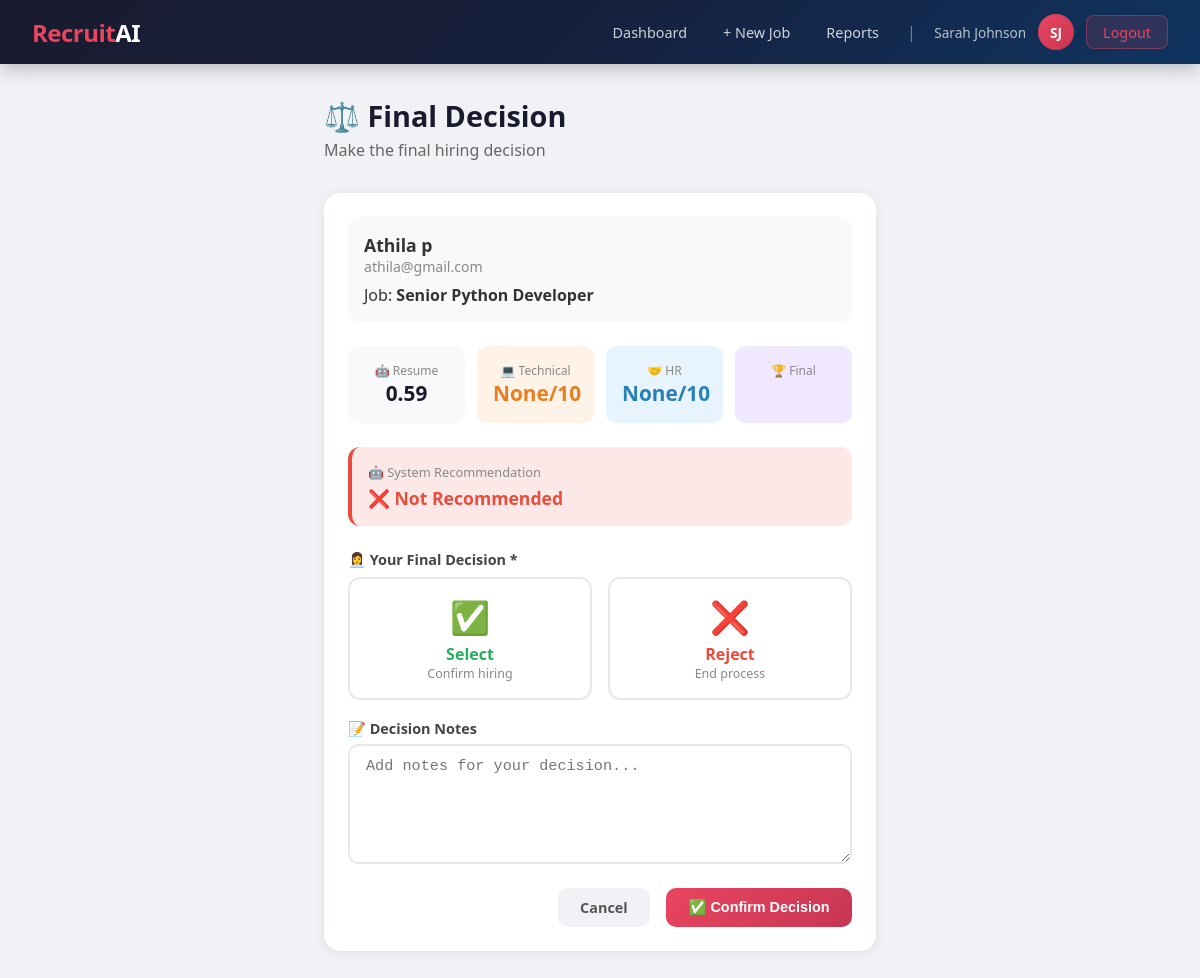
The app's page /hr/applications/5/final-decision/ (signed in), older data.
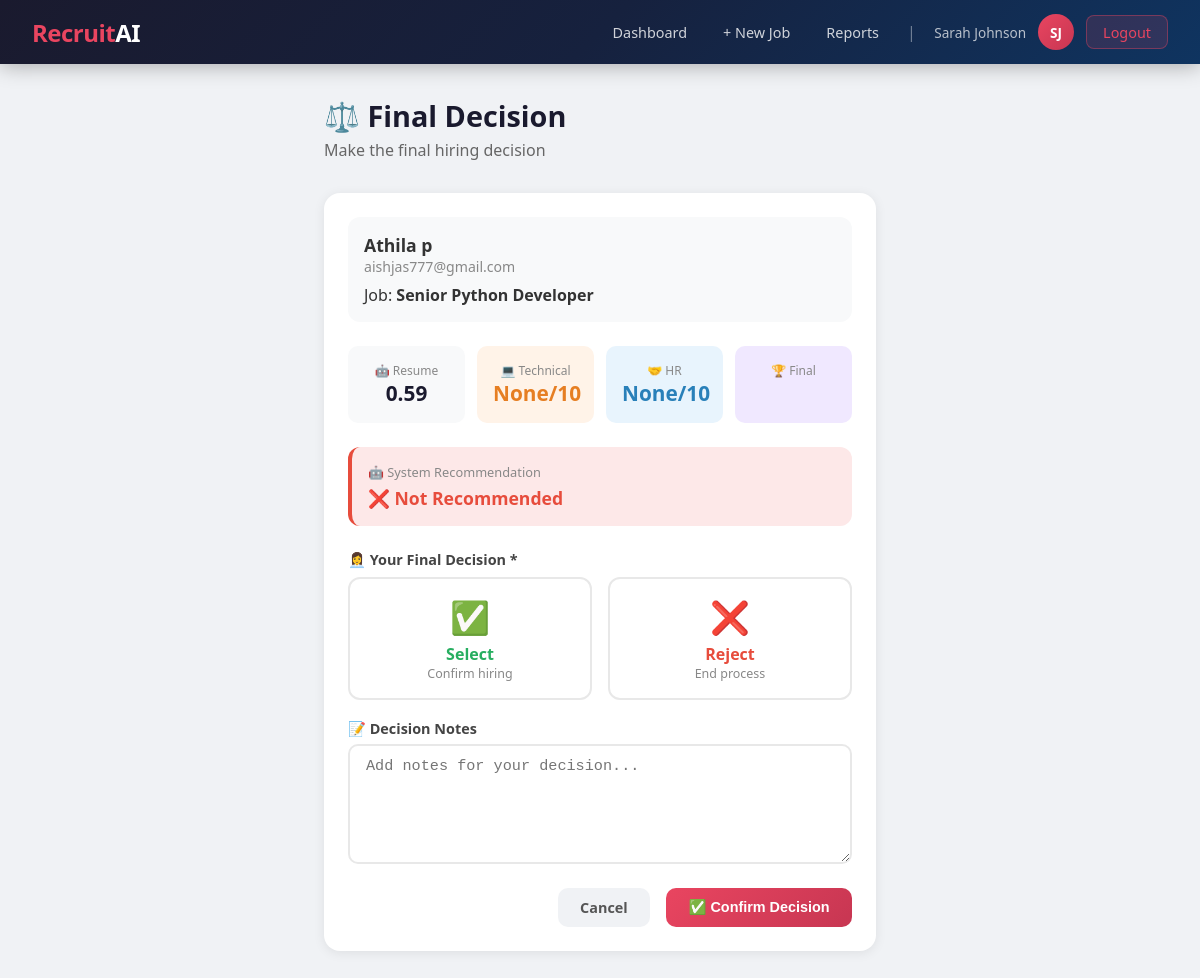
The same page, newer data.
### core/models.py (models this page shows, shortened)
class Application(models.Model):
    STATUS_CHOICES = [
        ('applied', 'Applied'),
        ('not_shortlisted', 'Not Shortlisted'),
        ('shortlisted', 'Shortlisted'),
        ('technical_scheduled', 'Technical Interview Scheduled'),
        ('technical_completed', 'Technical Interview Completed'),
        ('hr_scheduled', 'HR Interview Scheduled'),
        ('hr_completed', 'HR Interview Completed'),
        ('system_recommended', 'System Recommended'),
        ('selected', 'Selected'),
        ('rejected', 'Rejected'),
    ]
    RECOMMENDATION_CHOICES = [
        ('selected', 'Selected'),
        ('rejected', 'Rejected'),
    ]
    job = models.ForeignKey(
        Job,
        on_delete=models.CASCADE,
        related_name='applications'
    )
    candidate = models.ForeignKey(
        User,
        on_delete=models.CASCADE,
        related_name='applications'
    )
    resume = models.FileField(
        upload_to='resumes/'
    )
    resume_text = models.TextField(
        blank=True
    )
    status = models.CharField(
        max_length=30,
        choices=STATUS_CHOICES,
        default='applied',
        null=False,
        blank=False
    )
    rank = models.IntegerField(
        null=True,
        blank=True
    )
    applied_at = models.DateTimeField(
        auto_now_add=True
    )
    updated_at = models.DateTimeField(
        auto_now=True
    )
    resume_score = models.FloatField(
        null=True,
        blank=True
    )
    missing_skills = models.TextField(
        blank=True
    )
    rejection_reason = models.TextField(
        blank=True
    )
    technical_date = models.DateField(
        null=True,
        blank=True
    )
    technical_time = models.TimeField(
        null=True,
        blank=True
    )
    technical_interviewer = models.CharField(
        max_length=100,
        blank=True
    )
    technical_score = models.FloatField(
        null=True,
        blank=True
    )
    technical_attended = models.BooleanField(
        null=True,
        blank=True
    )
    technical_feedback = models.TextField(
        blank=True
    )
    hr_date = models.DateField(
        null=True,
        blank=True
    )
    hr_time = models.TimeField(
        null=True,
        blank=True
    )
    hr_interviewer = models.CharField(
        max_length=100,
        blank=True
    )
    hr_score = models.FloatField(
        null=True,
        blank=True
    )
    hr_attended = models.BooleanField(
        null=True,
        blank=True
    )
    hr_feedback = models.TextField(
        blank=True
    )
    final_score = models.FloatField(
        null=True,
        blank=True
    )
    system_recommendation = models.CharField(
        max_length=10,
        choices=RECOMMENDATION_CHOICES,
        null=True,
        blank=True
    )
    final_decision = models.CharField(
        max_length=10,
        choices=RECOMMENDATION_CHOICES,
        null=True,
        blank=True
    )
    hr_decision_notes = models.TextField(
        blank=True
    )
    class Meta:
        unique_together = ('job', 'candidate')
        ordering = ['-resume_score']

class Job(models.Model):
    hr = models.ForeignKey(
        User,
        on_delete=models.CASCADE,
        related_name='jobs'
    )
    title = models.CharField(
        max_length=200
    )
    required_skills = models.TextField(
        help_text="Comma-separated skills"
    )
    required_experience = models.CharField(
        max_length=100
    )
    description = models.TextField()
    start_date = models.DateField(
        null=True,
        blank=True
    )
    end_date = models.DateField(
        null=True,
        blank=True
    )
    created_at = models.DateTimeField(
        auto_now_add=True
    )
    updated_at = models.DateTimeField(
        auto_now=True
    )

### core/views.py (the view)
    @login_required
    def wrapper(request, *args, **kwargs):
        if not hasattr(request.user, 'profile') or not request.user.profile.is_hr():
            messages.error(request, "Access denied. HR only.")
            return redirect('dashboard')
        return func(request, *args, **kwargs)

### core/forms.py
class FinalDecisionForm(forms.ModelForm):
    DECISION_CHOICES = [
        ('selected', '✅ Select Candidate'),
        ('rejected', '❌ Reject Candidate'),
    ]
    class Meta:
        model = Application
        fields = ['final_decision', 'hr_decision_notes']
        widgets = {
            'hr_decision_notes': forms.Textarea(attrs={
                'rows': 4,
                'placeholder': 'Enter notes for final decision...'
            }),
        }
        labels = {
            'final_decision': 'Final Decision',
            'hr_decision_notes': 'Decision Notes',
        }
    def __init__(self, *args, **kwargs):
        super().__init__(*args, **kwargs)
        self.fields['final_decision'].choices = self.DECISION_CHOICES

### core/models.py (called while the page is built)
    def is_hr(self):
        return self.role == 'hr'

### core/views.py (called while the page is built)
def require_hr(func):
    @login_required
    def wrapper(request, *args, **kwargs):
        if not hasattr(request.user, 'profile') or not request.user.profile.is_hr():
            messages.error(request, "Access denied. HR only.")
            return redirect('dashboard')
        return func(request, *args, **kwargs)
    wrapper.__name__ = func.__name__
    return wrapper

### core/templates/core/final_decision.html (shortened to what the changed rows need)
{% extends 'core/base.html' %}
{% block content %}
<div class="container" style="max-width:600px;">
    <div class="page-header">
        <h1>⚖️ Final Decision</h1>
    </div>
    <div class="card">
        <div style="background:#f8f9fa; border-radius:12px; padding:1rem; margin-bottom:1.5rem;">
            <div style="font-weight:700; font-size:1.1rem;">
                {{ application.candidate.get_full_name|default:application.candidate.username }}
            </div>
            <div style="color:#888; font-size:0.88rem;">{{ application.candidate.email }}</div>
            <div style="margin-top:0.5rem;">Job: <strong>{{ application.job.title }}</strong></div>
        </div>
        <div style="display:flex; gap:0.75rem; margin-bottom:1.5rem; flex-wrap:wrap;">
            <div style="flex:1; text-align:center; padding:1rem; background:#f8f9fa; border-radius:10px; min-width:100px;">
                <div style="font-size:0.75rem; color:#888;">🤖 Resume</div>
                <div style="font-size:1.3rem; font-weight:800; color:#1a1a2e;">{{ application.resume_score|floatformat:2 }}</div>
            </div>
            <div style="flex:1; text-align:center; padding:1rem; background:#fff3e8; border-radius:10px; min-width:100px;">
                <div style="font-size:0.75rem; color:#888;">💻 Technical</div>
                <div style="font-size:1.3rem; font-weight:800; color:#e67e22;">{{ application.technical_score }}/10</div>
            </div>
            <div style="flex:1; text-align:center; padding:1rem; background:#e8f4fd; border-radius:10px; min-width:100px;">
                <div style="font-size:0.75rem; color:#888;">🤝 HR</div>
                <div style="font-size:1.3rem; font-weight:800; color:#2980b9;">{{ application.hr_score }}/10</div>
            </div>
        </div>
    </div>
</div>
{% endblock %}

Row changes from the older to the newer data that the page shows:
changed Application "None": candidate.email "athila@gmail.com" → "aishjas777@gmail.com"
